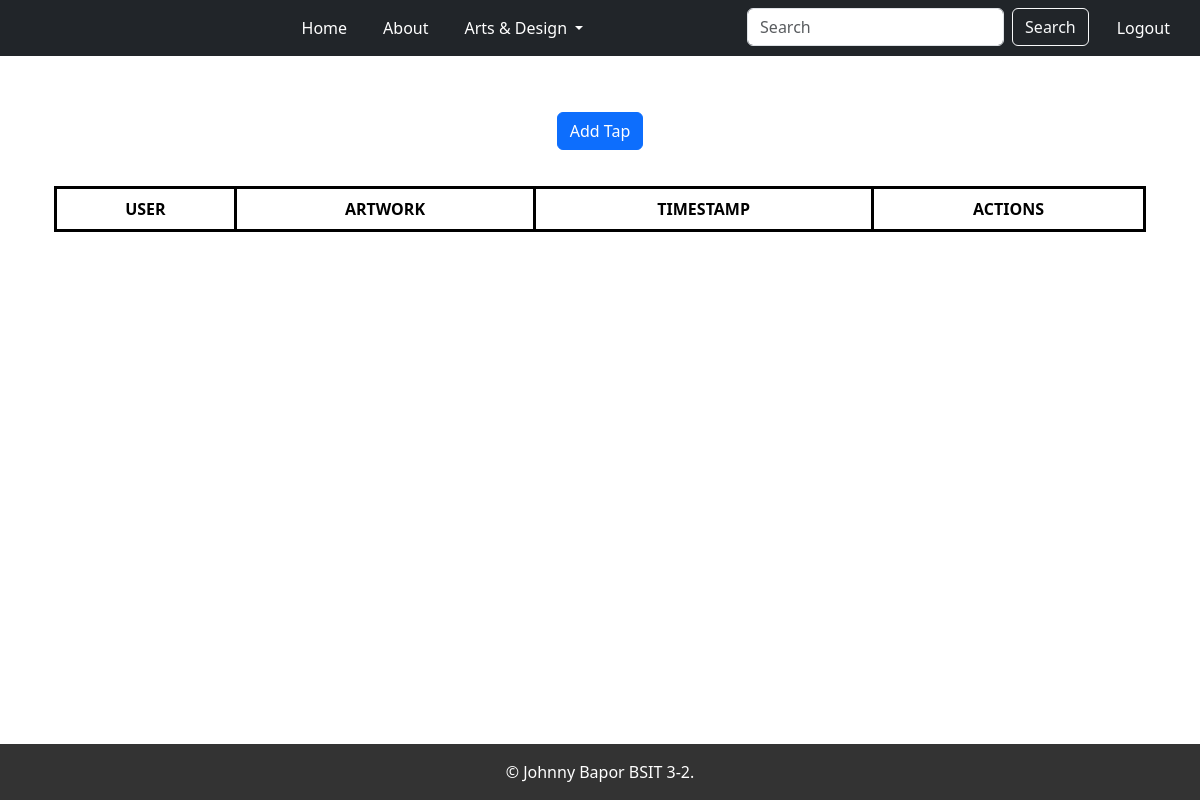
/taps/ (signed in), run on an earlier commit of the app's database.
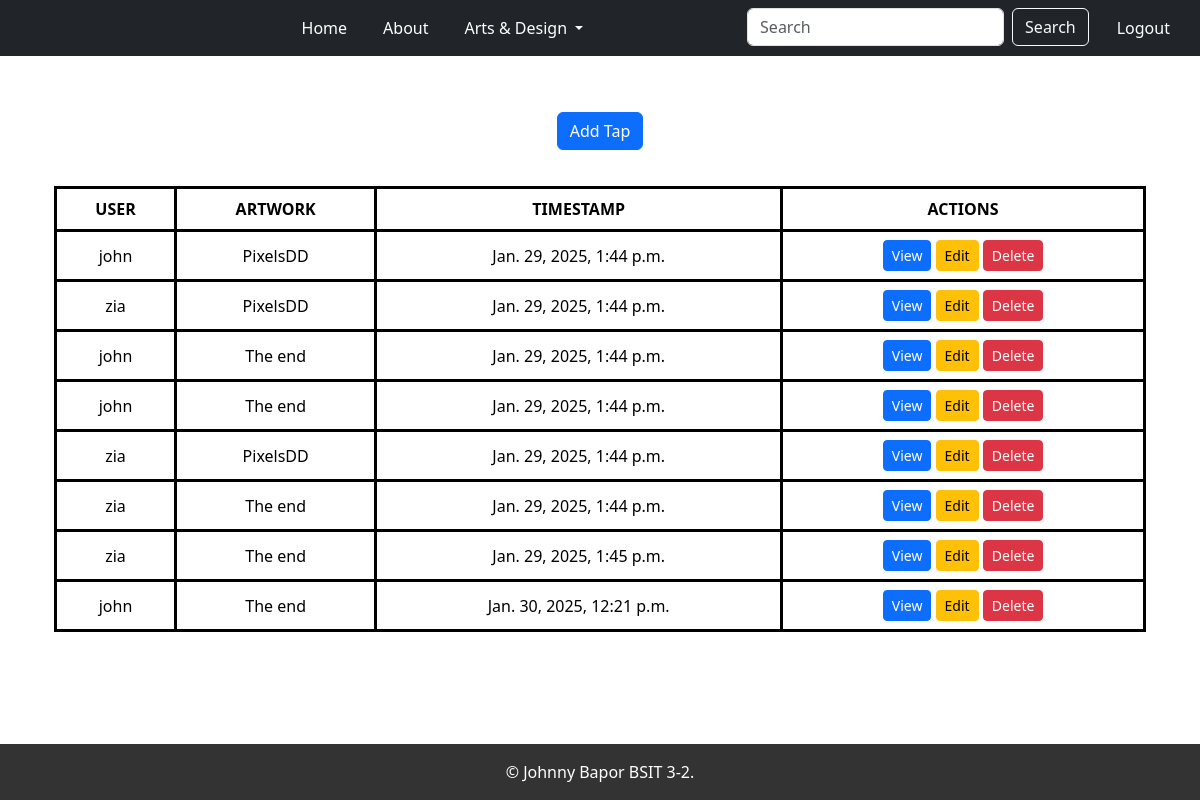
And on a later commit of the database.
### app/models.py (models this page shows, shortened)
class Tap(models.Model):
    accounts = models.ForeignKey(User, on_delete=models.CASCADE, related_name="taps")
    artwork = models.ForeignKey(Artwork, on_delete=models.CASCADE, related_name="taps")
    tap_timestamp = models.DateTimeField(auto_now_add=True)

class Artwork(models.Model):
    artist = models.ForeignKey(Artist, on_delete=models.CASCADE, related_name="artworks")
    artwork_title = models.CharField(max_length=255)
    artwork_description = models.TextField()
    artwork_image = models.ImageField(upload_to='artworks/', blank=True, null=True)

### app/views.py (the view)
# urls.py: path('taps/', login_required(TapListView.as_view()), name='tap-list'),
class TapListView(ListView):
    model = Tap
    template_name = 'app/tap_list.html'
    context_object_name = 'taps'

### app/templates/app/tap_list.html (shortened to what this page needs)
{% extends 'app/base.html' %}
{% block content %}
    <div class="container text-center mt-4">
        <a href="{% url 'tap-create' %}" class="btn btn-primary mb-3">Add Tap</a>
        <div class="table-responsive">
            <table class="table table-bordered table-hover" style="border: 3px solid black;">
                <thead class="thead-dark">
                <tr style="border: 3px solid black;">
                    <th class="text-center" style="border: 3px solid black;">User</th>
                    <th class="text-center" style="border: 3px solid black;">Artwork</th>
                    <th class="text-center" style="border: 3px solid black;">Timestamp</th>
                    <th class="text-center" style="border: 3px solid black;">Actions</th>
                </tr>
                </thead>
                <tbody>
                {% for tap in taps %}
                    <tr style="border: 3px solid black;">
                        <td class="align-middle text-center"
                            style="border: 3px solid black;">{{ tap.accounts.username }}</td>
                        <td class="align-middle text-center"
                            style="border: 3px solid black;">{{ tap.artwork.artwork_title }}</td>
                        <td class="align-middle text-center"
                            style="border: 3px solid black;">{{ tap.tap_timestamp }}</td>
                        <td class="align-middle text-center" style="border: 3px solid black;">
                            <a href="{% url 'tap-detail' tap.pk %}" class="btn btn-primary btn-sm">View</a>
                            <a href="{% url 'tap-update' tap.pk %}" class="btn btn-warning btn-sm">Edit</a>
                            <a href="{% url 'tap-delete' tap.pk %}" class="btn btn-danger btn-sm">Delete</a>
                        </td>
                    </tr>
                {% endfor %}
                </tbody>
            </table>
        </div>
    </div>
{% endblock %}

What changed in the data, as far as the page shows it:
added Tap: accounts.username "john", artwork.artwork_title "PixelsDD", tap_timestamp "Jan. 29, 2025, 1:44 p.m."
added Tap: accounts.username "zia", artwork.artwork_title "PixelsDD", tap_timestamp "Jan. 29, 2025, 1:44 p.m."
added Tap: accounts.username "john", artwork.artwork_title "The end", tap_timestamp "Jan. 29, 2025, 1:44 p.m."
added Tap: accounts.username "john", artwork.artwork_title "The end", tap_timestamp "Jan. 29, 2025, 1:44 p.m."
added Tap: accounts.username "zia", artwork.artwork_title "PixelsDD", tap_timestamp "Jan. 29, 2025, 1:44 p.m."
added Tap: accounts.username "zia", artwork.artwork_title "The end", tap_timestamp "Jan. 29, 2025, 1:44 p.m."
added Tap: accounts.username "zia", artwork.artwork_title "The end", tap_timestamp "Jan. 29, 2025, 1:45 p.m."
added Tap: accounts.username "john", artwork.artwork_title "The end", tap_timestamp "Jan. 30, 2025, 12:21 p.m."
